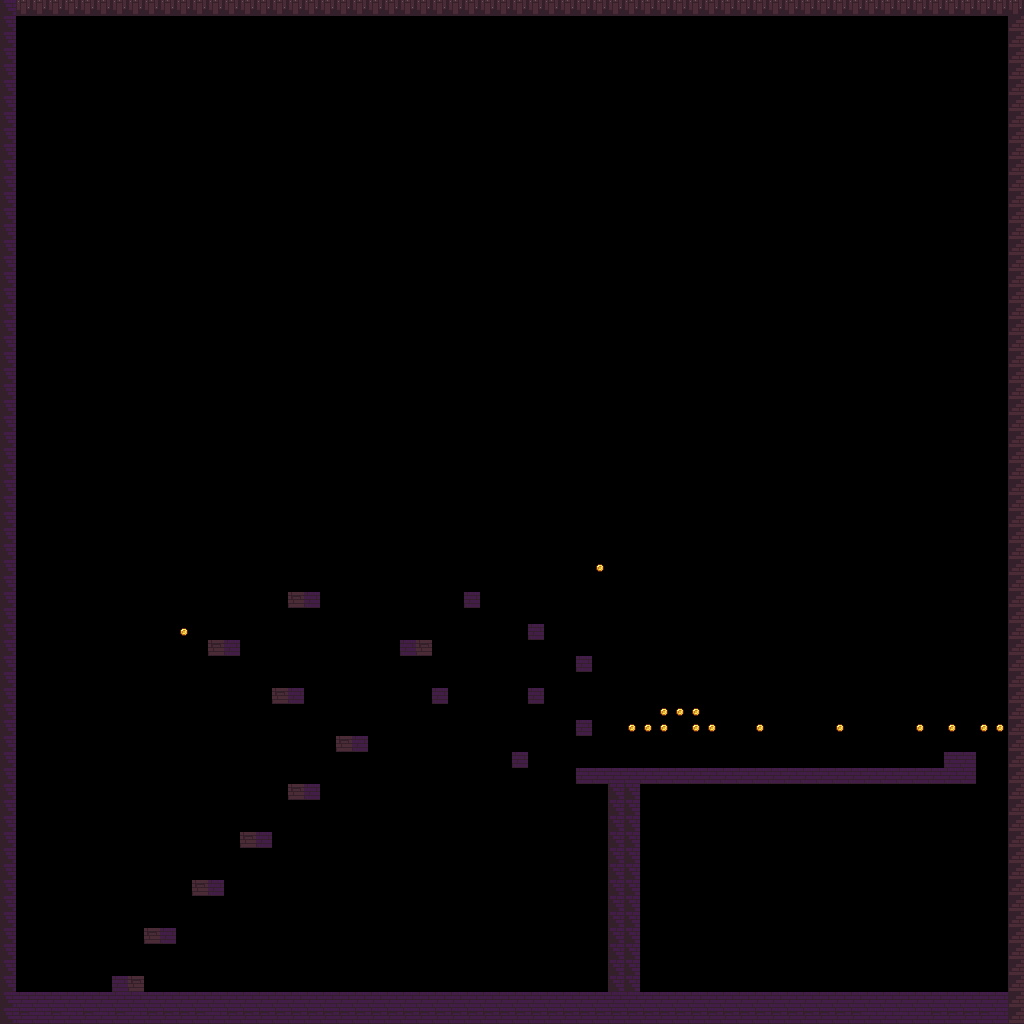

Tiled map render using the project's own tile images. Description and the map definition, with tile-layer contents summarised, below:
An orthogonal 64x64 tile map with 16x16 px tiles, 2 tile layers (ground, hazards), 2 hidden layers not drawn.

<map version="1.4" tiledversion="1.4.3" orientation="orthogonal" renderorder="right-down" width="64" height="64" tilewidth="16" tileheight="16" infinite="0" nextlayerid="8" nextobjectid="1">
 <tileset firstgid="1" source="MapAssets.tsx" />
 <layer id="1" name="ground" width="64" height="64">
  <data>[4096 cells, 372 non-empty, 8 distinct tile ids]</data>
 </layer>
 <layer id="2" name="coins" width="64" height="64" visible="0">
  <data>[4096 cells, 79 non-empty, 2 distinct tile ids]</data>
 </layer>
 <layer id="3" name="player" width="64" height="64" visible="0" locked="1">
  <data>[4096 cells, 1 non-empty, 1 distinct tile ids]</data>
 </layer>
 <objectgroup id="6" name="movers" visible="0" />
 <layer id="7" name="hazards" width="64" height="64">
  <data>[4096 cells, 38 non-empty, 3 distinct tile ids]</data>
 </layer>
</map>
